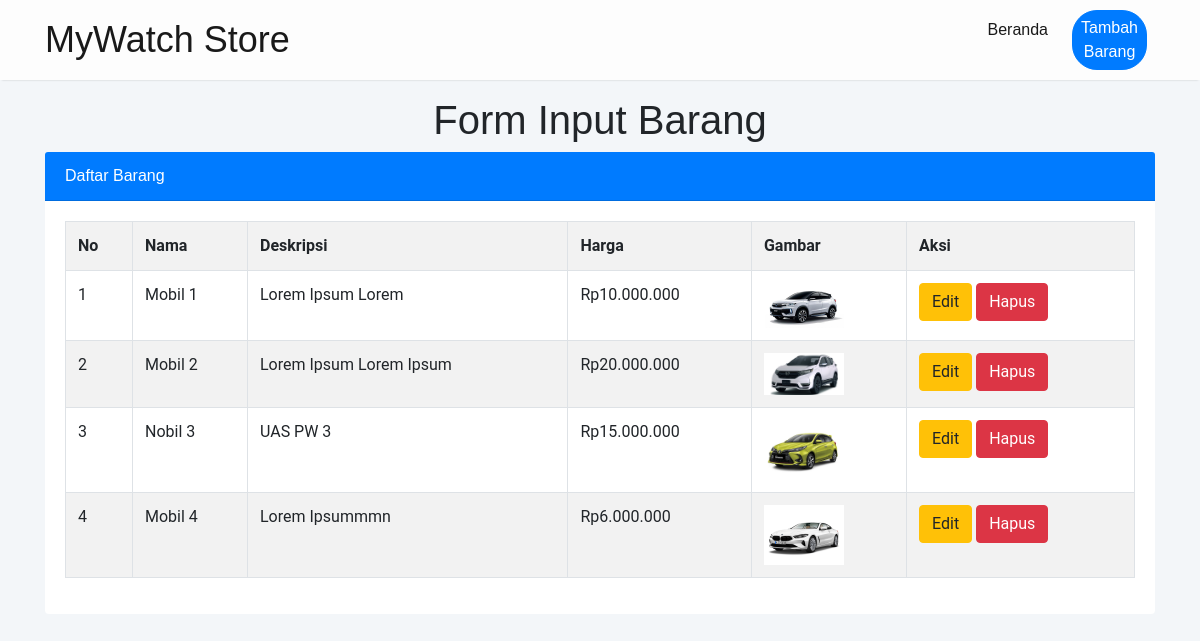
The app's page /admin.php with its own data.
### tables this page shows
CREATE TABLE `barang` (
  `id` int(11) NOT NULL,
  `nama` varchar(50) NOT NULL,
  `deskripsi` varchar(200) NOT NULL,
  `harga` varchar(50) NOT NULL,
  `gambar` varchar(50) NOT NULL
);

### admin.php (the view, shortened to what this page needs)
<?php
include 'koneksi.php';
?>
<!doctype html>
<html lang="en">
<head>
    <link rel="stylesheet" href="https://stackpath.bootstrapcdn.com/bootstrap/4.4.1/css/bootstrap.min.css">
    <link rel="stylesheet" href="css/style.css">
</head>
<body>
    <nav class="navbar navbar-expand-lg navbar-light sticky-top">
        <div class="container">
            <a class="navbar-brand" href="index.php">MyWatch Store</a>
            <div class="collapse navbar-collapse" id="navbarNav">
                <ul class="navbar-nav ml-auto">
                    <li class="nav-item active">
                        <a class="nav-link" href="index.php">Beranda</a>
                    </li>
                    <li class="nav-item">
                        <a href="tambah.php" class="nav-link btn btn-primary">Tambah Barang</a>
                    </li>
                </ul>
            </div>
        </div>
    </nav>
    <div class="header">
        <h1 class="text-center mt-3">Form Input Barang</h1>
    </div>
    <div class="container">
        <div class="card">
            <div class="card-header bg-primary text-white">
                Daftar Barang
            </div>
            <div class="card-body">
                <table class="table table-bordered table-striped">
                    <tr>
                        <th>No</th>
                        <th>Nama</th>
                        <th>Deskripsi</th>
                        <th>Harga</th>
                        <th>Gambar</th>
                        <th>Aksi</th>
                    </tr>
                    <?php
                    $no = 1;
                    $tampil = mysqli_query($koneksi, "SELECT * from barang order by id desc");
                    while ($data = mysqli_fetch_array($tampil)) :
                    ?>
                        <tr>
                            <td><?= $no++; ?></td>
                            <td><?= $data['nama'] ?></td>
                            <td><?= $data['deskripsi'] ?></td>
                            <td><?= $data['harga'] ?></td>
                            <td><img src="<?php echo $data['gambar']; ?>" width="80"></td>
                            <td>
                                <a href="edit.php?id=<?php echo $data['id']; ?>" class="btn btn-warning">Edit</a>
                                <a href="hapus.php?id=<?php echo $data['id'] ?>" onclick="return confirm('Apakah yakin ingin menghapus data ini?')" class=" btn btn-danger">Hapus</a>
                            </td>
                        </tr>
                    <?php endwhile ?>
                </table>
            </div>
        </div>
    </div>
</body>
</html>

### css/style.css (style rules this page uses)
body { font-family: "Cabin", sans-serif; }
nav { background-color: #fdfdfd; box-shadow: 0 2px 2px -2px rgba(0, 0, 0, 0.2); }
img { transition: all 0.8s ease; }
a { transition: 0.3s; }
table { font-family: "Roboto", sans-serif; }
.navbar-brand { font-size: 36px; }
.nav-item { padding: 0 8px; }
.nav-item a { transition: 0.4s; }
.nav-item .btn { color: white !important; width: 75px; border-radius: 25px; padding: 5px; }
.card { border: 0; }

### admin.php (style rules this page uses)
body { background-color: #f3f6f9; }

### records on screen
barang: nama "Mobil 1", deskripsi "Lorem Ipsum Lorem", harga "Rp10.000.000", gambar (picture)
barang: nama "Mobil 2", deskripsi "Lorem Ipsum Lorem Ipsum", harga "Rp20.000.000", gambar (picture)
barang: nama "Nobil 3", deskripsi "UAS PW 3", harga "Rp15.000.000", gambar (picture)
barang: nama "Mobil 4", deskripsi "Lorem Ipsummmn", harga "Rp6.000.000", gambar (picture)
